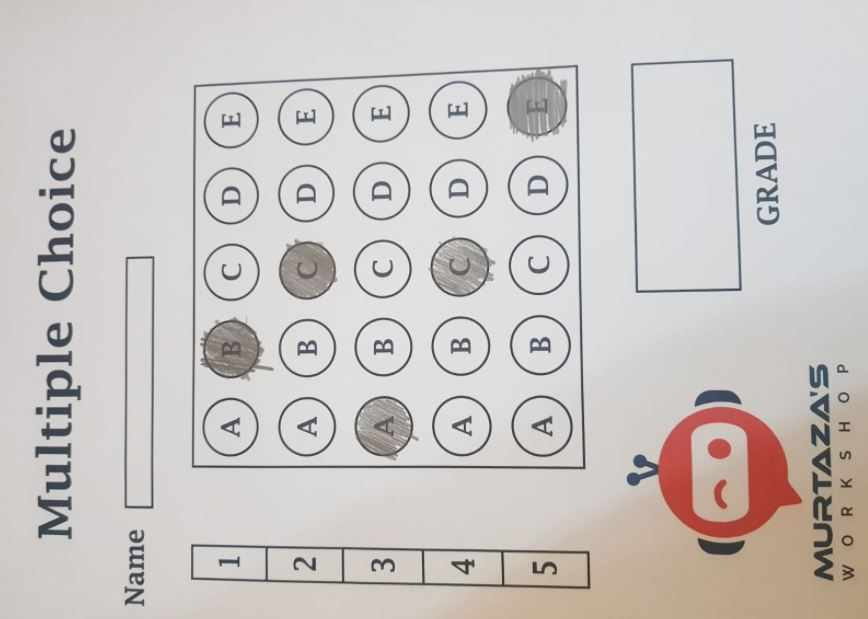
#> input picture fyp/3.JPG, 868 x 619 px, given in place of the camera
$ jupyter execute --allow-errors utills.ipynb
#> lines starting #> are read from the running program, lines starting #| are printed output that depends on the picture; after the words box and inside, x2 and y2 are one past the last pixel; in counts of white or black regions, pixels touching at a corner belong together
#> further down, img is the input picture: shape (619, 868, 3); mean B, G, R 195.8, 198.1, 202.8
#> `img = cv2.resize(img, (widthImg, heightImg))`:
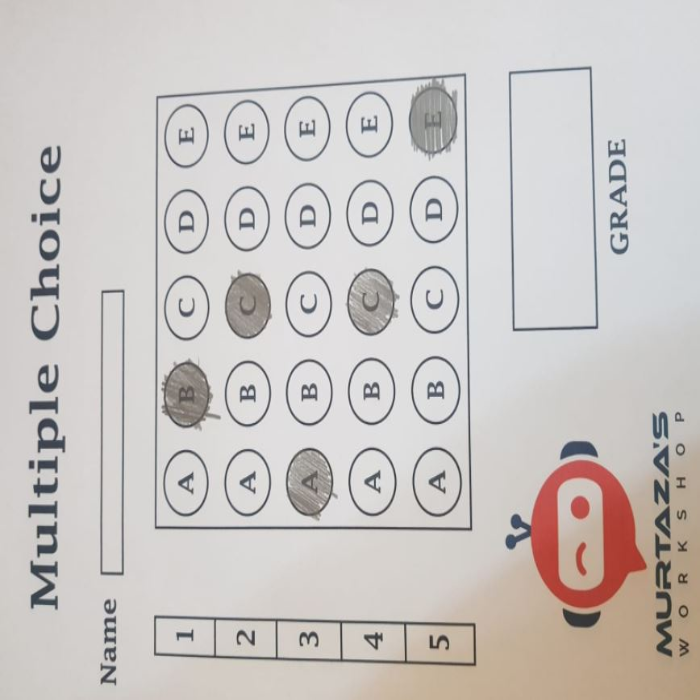
#> img: shape (700, 700, 3); mean B, G, R 195.8, 198, 202.7
#> `imgGray = cv2.cvtColor(img, cv2.COLOR_BGR2GRAY)`:
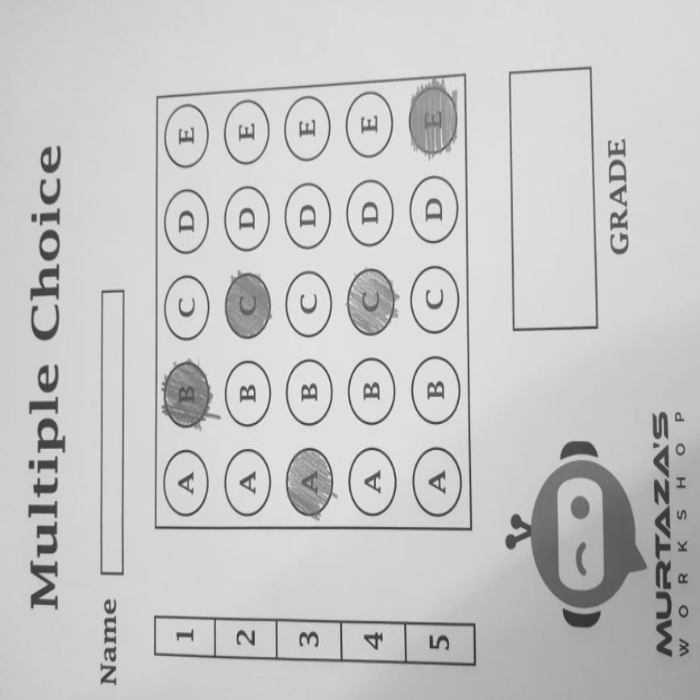
#> imgGray: shape (700, 700); min 45, max 235, mean 199.2
#> `imgCanny = cv2.Canny(imgBlur,10,70)`:
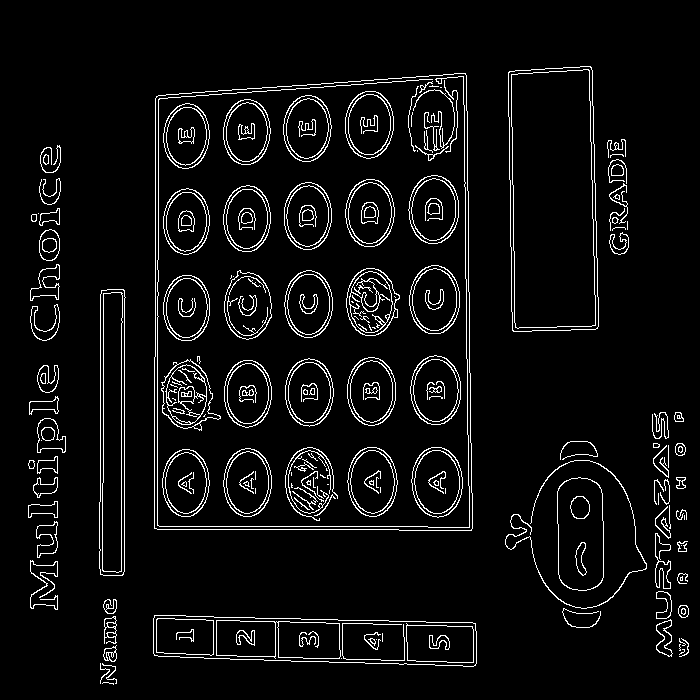
#> imgCanny: shape (700, 700); 5.5% white in thin lines or dots, all inside (x1, y1, x2, y2) = (28, 66, 689, 685)
#> `contours, hierarchy = cv2.findContours(imgCanny, cv2.RETR_EXTERNAL, cv..`: contours = 70 contours, 31 with area under 20; largest, box (x1, y1, x2, y2) and area: (154, 73, 473, 531) 139900, (508, 66, 599, 332) 22276, (153, 615, 477, 667) 13595, (99, 289, 126, 576) 6913, (557, 477, 604, 591) 4762
#> `cv2.drawContours(imgContours, contours, -1, (0, 255, 0), 10)`:
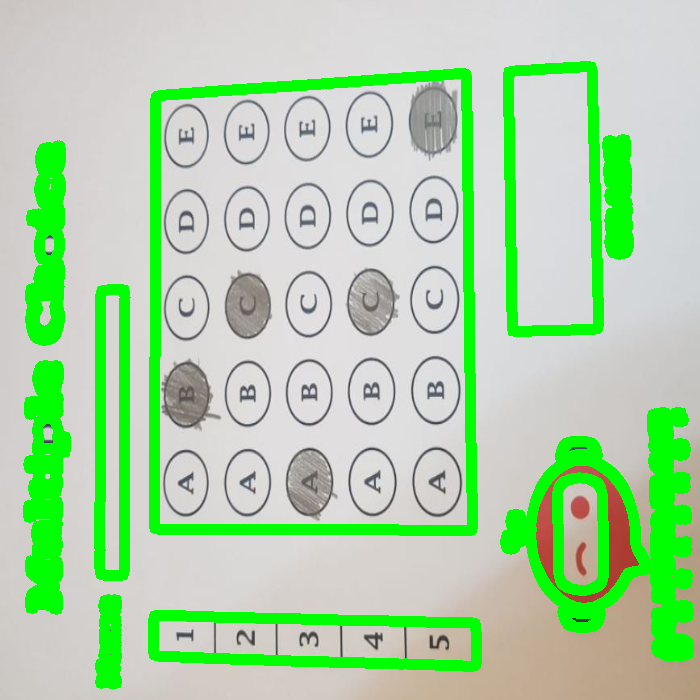
#> imgContours: shape (700, 700, 3); 15.97% of pixels changed, all inside (x1, y1, x2, y2) = (23, 61, 694, 690)
[cell 1]
import cv2
import numpy as np

## TO STACK ALL THE IMAGES IN ONE WINDOW
# [116 lines left out: functions stackImages, reorder, rectContour, getCornerPoints, splitBoxes, drawGrid and 1 more, not called in this run]

[cell 2]
import cv2
import numpy as np
##import import_ipynb
import utils


########################################################################
webCamFeed = True
pathImage = "1.jpg"
cap = cv2.VideoCapture(0)
cap.set(10,160)
heightImg = 700
widthImg  = 700
questions=5
choices=5
ans= [1,2,0,2,4]
########################################################################


count=0

#> (the rest of this cell did not finish here and is left out)
